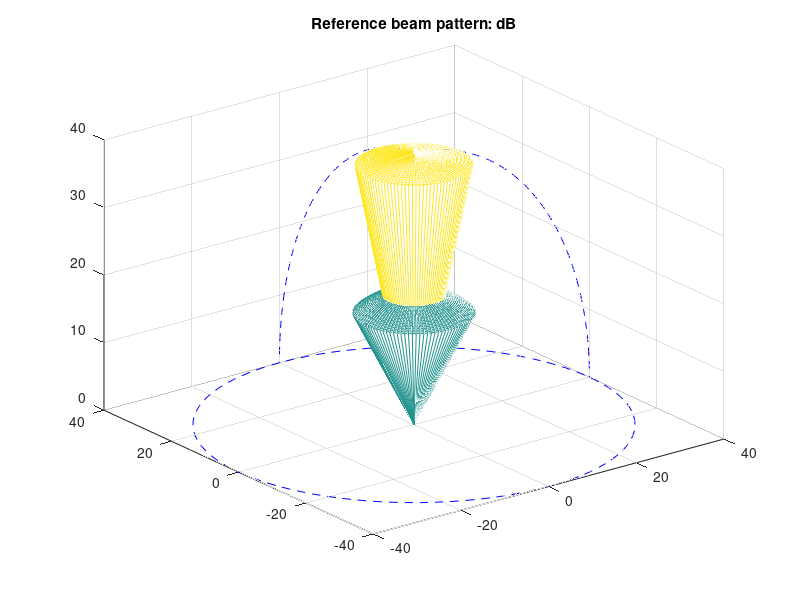
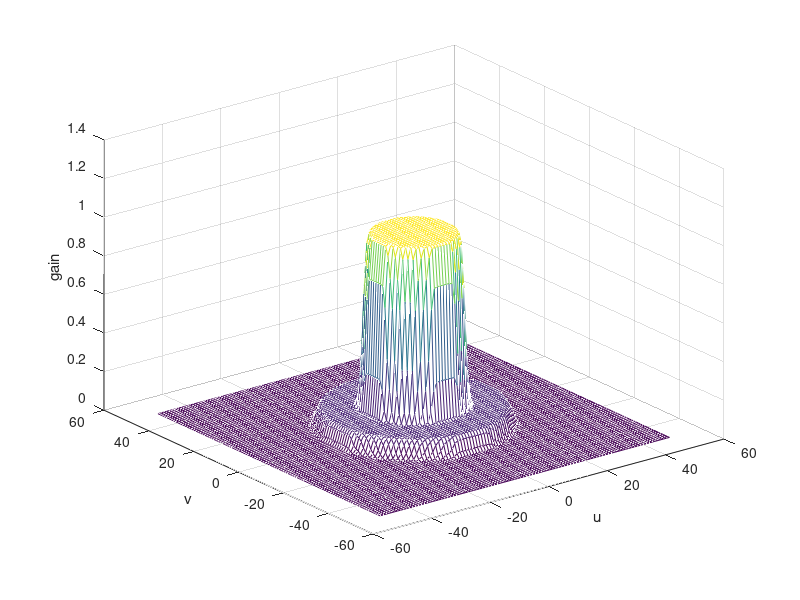
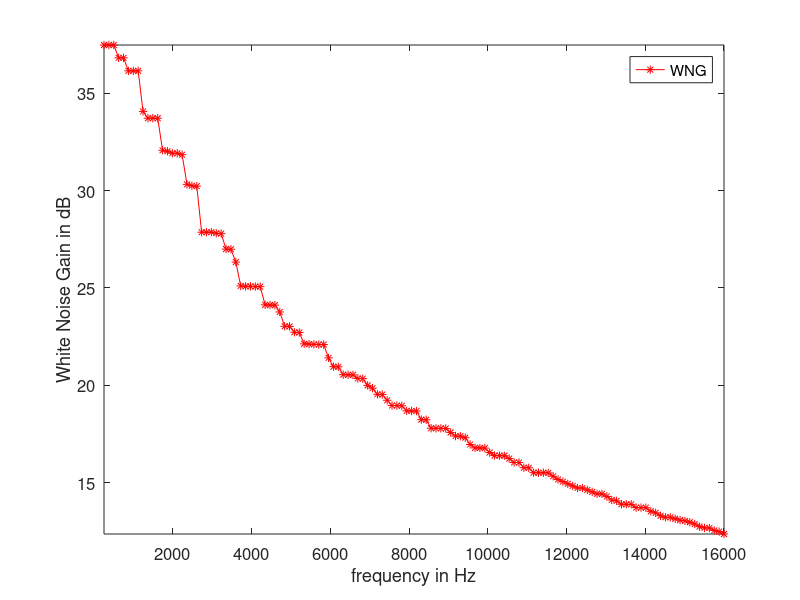

Recreate these plots in MATLAB, in order. (Note: this script raises an error after producing the figures.)
set(gcf,'color','w');
c = 343.2;
ft = 32000;
dH = 0.015;
NFIR = 256;
fStep = (ft/2)/(NFIR/2+1);

fLow = 250;
fHigh = 16000;

kTUH = floor(fLow/fStep);
kTOH = floor(fHigh/fStep);

f = fStep*(kTUH:kTOH);       % frequencies used to compute W
% Beamformer
N = 100;
n1 = -N/2:1:(N-2)/2;
n2 = n1;
[n1,n2] = meshgrid(n1,n2);
aux=sqrt(n1.^2+n2.^2);
d=dH;
thetaC = pi/8;
thetaC1 = pi/16;
W_2D = zeros(N, N,kTOH-kTUH+1);

LP = fir1(4,0.4,'low');
LPW = LP'*LP;
t = pi/180*(-180:2.5:180);%

t = linspace(0, pi/2, 100);
p = linspace(-pi, pi, 100);
B_REF = zeros(100,100);
y = ones(100,1);
y(floor(sin(thetaC1)*100):floor(sin(thetaC)*100)) = 1/10;
y(floor(sin(thetaC)*100)+1:end) = 0;
B_REF(:,1) = abs(y);
for i=2:100
    B_REF(:,i) = B_REF(:,1);
end
dBmax=40;
% 3D plot
B_REF = max(0,20*log10(B_REF+eps)+dBmax);
Xc = B_REF .* (sin(t')*cos(p));
Yc = B_REF .* (sin(t')*sin(p));
Zc = B_REF .* (cos(t')*ones(1,length(p)));
figure()
mesh(Xc,Yc,Zc,B_REF);
    hold on;
    plot3(dBmax*cos(p),dBmax*sin(p),zeros(length(p),1),'b--');
    plot3(dBmax*sin(t),zeros(length(t),1),dBmax*cos(t),'b--');
    plot3(zeros(length(t),1),dBmax*sin(t),dBmax*cos(t),'b--');
title('Reference beam pattern: dB');
set(gcf,'color','w');
%calculate the weight for broadband beamformer ============================ 
 figure()
for k=kTUH:kTOH
    w0=2*pi*ft*k/NFIR;
    k0= w0/c;
    R= k0*dH*sin(thetaC);

    
    Hd = ones(N);%cos(aux.*pi/18).^2; 
    %Hd((aux > R*alpha)|(aux < 0.5*R*alpha)) = 0.0;
    Hd((aux > k*fStep*N*dH*sin(thetaC1)/c)) = 0.1;
    Hd((aux > k*fStep*N*dH*sin(thetaC)/c)) = 0;
    Hd = filter2(LPW,Hd,'same');

     mesh(n1,n2,Hd)
     %axis off

    h =fftshift(ifft2(rot90(fftshift(rot90(Hd,2)),2)));
    
    h=h/sum(sum(h));
    W_2D(:,:,k-kTUH+1) = h;
    set(gcf,'color','w');
    xlabel('u')
    ylabel('v')
    zlabel('gain')
 pause(0.05);
end
set(gcf,'color','w');
W = ones(N*N,kTOH-kTUH+1);
for iMic=1:N
   for jMic=1:N
      W((iMic-1)*N+jMic,:) = (W_2D(iMic,jMic,:));
   end
end
%%
%verify the beam pattern ==================================================
%White Noise Gain
WNG = zeros(kTOH-kTUH+1,1);
for i=1:kTOH-kTUH+1
   WNG(i) =  W(:,i)'*W(:,i);
end

Plot_Color = {'r', 'g', 'b', 'k'};
Marker = {
'*' ,... %Asterisk
'x' ,... %Cross
'^' ,... %Upward-pointing triangle
'v' ,... %Downward-pointing triangle
'>' ,... %Right-pointing triangle
'<' ,... %Left-pointing triangle   
'square' ,... %or 's'   Square
'diamond' ,... %or 'd'  Diamond
'o' ,... %Circle
'pentagram' ,... %or 'p'  Five-pointed star (pentagram)
'hexagram' ,... %or 'h'''  Six-pointed star (hexagram)
'none',...  %No marker (default)
'+',... %  Plus sign
'.'  %Point
};
pos = [0.5 0.5 0.4 0.4];
figure('numbertitle','off','name','White Noise Gain','Units','normal',...
       'Position',pos);
plot(f,10*log10(1./WNG),strcat('-',Plot_Color{1},Marker{1}),'MarkerEdgeColor',Plot_Color{1});
xlabel('frequency in Hz');
ylabel('White Noise Gain in dB');
legend('WNG');
set(gca,'FontSize', 12);
axis tight
set(gcf,'color','w');


% Full array
mics_ref = zeros(N*N,2);
for yPos = 1: N
  for xPos = 1:N
      mics_ref(xPos + N*(yPos-1), 1) = (xPos)*dH-12.0*dH;   
      mics_ref(xPos + N*(yPos-1), 2) = (yPos)*dH-12.0*dH;
  end
end


%%%%%%%%%% plot beam response
dBmax = 40;
Fsh = ft/2;                  % half of sampling frequency
Nh = NFIR/2+1;   
klow = round(fLow/Fsh*Nh);     % low index
kup = round(fHigh/Fsh*Nh);      % high index
fp = [2500 4000 8000 16000];
kf = round(fp/Fsh*Nh);
%fp = Fsh/Nh*kf;              % frequencies rounded to FFT grid
kf = kf-klow+1;              % index used in W matrix corresponding to fp 
pos = [0.045 0.045 0.45 0.45];
for k = 1:length(fp)
    figure('numbertitle','off','name','Fixed Array radiation pattern (dB)',...
                  'Units','normal','Position',pos);

    %Plotting beam-pattern for 1st looking direction 
    [R,t,p] = array_pattern_fft(mics_ref,W,fp(k),kf(k)); 
    R = R/max(R(:));

    RdB = max(0,10*log10(R+eps)+dBmax);
    RB_90 = RdB(end,:);
    BW  = find(RB_90 > dBmax -3 ); 
    %polar(p,RdB(end,:)); 

    % 3D plot
    Xc = RdB .* (sin(t')*cos(p));
    Yc = RdB .* (sin(t')*sin(p));
    Zc = RdB .* (cos(t')*ones(1,length(p)));
    %Zc = RdB .* (ones(length(t),1)*ones(1,length(p)));
    %Xc = dBmax*(sin(t')*cos(p));
    %Yc = dBmax*(sin(t')*sin(p));
    %Zc = RdB;
    mesh(Xc,Yc,Zc,RdB);
    colormap jet;
    
    axis([-dBmax dBmax -dBmax dBmax 0 dBmax]);
    view([25,50]);
    xlabel('x');
    ylabel('y');
    zlabel('z');

    %draw radial grid lines

    hold on;
    plot3(dBmax*cos(p),dBmax*sin(p),zeros(length(p),1),'b--');
    plot3(dBmax*sin(t),zeros(length(t),1),dBmax*cos(t),'b--');
    plot3(zeros(length(t),1),dBmax*sin(t),dBmax*cos(t),'b--');
    hold off;
    pos(1) = pos(1) + 0.3;
    %pos(2) = pos(2) + 0.1;
    ght = title(sprintf('f = %3.2f Hz',fp(k)));
    set(gcf,'color','w');
end   

[goc, BS] = Directivity(mics_ref,W,f);
BS_dB = max(0,10*log10(BS+eps)+dBmax);
[Fxx,Fyy] = meshgrid(goc/pi*180,f);
%%
figure('numbertitle','off','name','Fixed Array radiation pattern (dB)',...
                  'Units','normal','Position',[0.1 0.1 0.5 0.5]);
%surf(Fxx,Fyy,BS_dB);
surf(Fxx,Fyy,sqrt(BS));
xlabel('elevation angle \theta in deg');
ylabel('frequency in Hz');
zlabel('Magnitude');
%zlabel('dB');
set(gcf,'color','w');
%colormap jet;